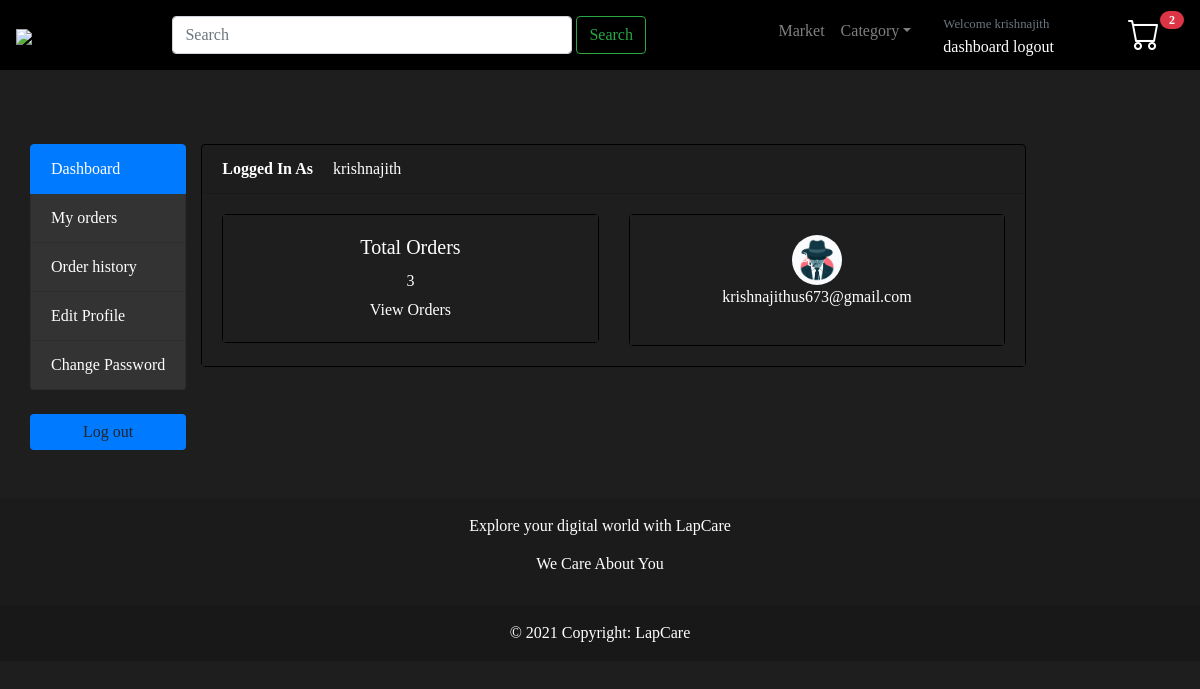
The page /register/dashboard/ (signed in) on the database its author committed.
### accounts/models.py (models this page shows, shortened)
class Account(AbstractBaseUser):
    first_name = models.CharField(max_length=50)
    last_name = models.CharField(max_length=50)
    username = models.CharField(max_length=50, unique=True)
    email = models.EmailField(max_length=100, unique=True)
    phone_number = models.CharField(max_length=50)
    date_joined = models.DateTimeField(auto_now_add=True)
    last_login = models.DateTimeField(auto_now_add=True)
    is_admin = models.BooleanField(default=False)
    is_staff = models.BooleanField(default=False)
    is_active = models.BooleanField(default=False)
    is_superadmin = models.BooleanField(default=False)
    is_user = models.BooleanField(default=False)
    USERNAME_FIELD = "email"
    REQUIRED_FIELDS = ["username", "first_name", "last_name"]
    objects = MyAccountManager()

class UserProfile(models.Model):
    user = models.OneToOneField(Account, on_delete=models.CASCADE)
    address_line_1 = models.CharField(blank=True, max_length=100)
    address_line_2 = models.CharField(blank=True, max_length=100)
    profile_picture = models.ImageField(blank=True, upload_to="userprofile", null=True)
    city = models.CharField(blank=True, max_length=20)
    state = models.CharField(blank=True, max_length=20)
    country = models.CharField(blank=True, max_length=20)

### accounts/views.py (the view)
# urls.py: path('dashboard/',views.dashboard,name='dashboard'),
@login_required(login_url="login")
def dashboard(request):
    userprofile = UserProfile.objects.get(user_id=request.user)
    orders = Order.objects.order_by("-created_at").filter(
        user_id=request.user.id, is_ordered=True
    )
    orders_count = orders.count()  # passing count to the dashboard
    context = {"orders_count": orders_count, "userprofile": userprofile}
    return render(request, "User/dashboard.html", context)

### cart/context_processors.py (called while the page is built)
def counter(request):
    cart_count=0
    if 'admin' in request.path:
        return{}
    else:
        try:
            cart=Cart.objects.filter(cart_id=_cart_id(request))
            if request.user.is_authenticated:#if user is authenticated
                cart_items=CartItem.objects.all().filter(user=request.user)
            else:
                cart_items=CartItem.objects.all().filter(cart=cart[:1])
            for cart_item in cart_items:
                   cart_count=cart_count+cart_item.quantity
        except Cart.DoesNotExist:
            cart_count=0
    return dict(cart_count=cart_count)

### cart/views.py (called while the page is built)
def _cart_id(request):
    cart = request.session.session_key
    if not cart:
        cart = request.session.create()
    return cart

### category/context_processors.py (called while the page is built)
def menu_links(request):
    links=category.objects.all()
    return dict(links=links)

### category/models.py (called while the page is built)
    def get_url(self):
          return reverse("market_by_category",args=[self.slug])

### templates/User/dashboard.html (shortened to what this page needs)
{% extends 'User/base.html' %}
{% load static %}
{% block content %}
<section class="section-conten padding-y bg  pt-4 mt-4" >
    <div class="container  mt-4 pt-4 pb-5" style="background:#1e1e1e;">
        <div class="row">
      {% include "User/includes/dashboard_sidebar.html"%}
	<main class="col-md-9">
		<article class="card">
		<header class="card-header">
			<strong class="d-inline-block mr-3">Logged In As</strong>
			<span>{{user.first_name}}</span>
		</header>
		<div class="card-body">
			<div class="row">
				<div class="col-md-6">
					<div class="card" style="text-align: center;">
						<div class="card-body">
							<h5 class="card-title">Total Orders</h5>
							<h4>{{orders_count}}</h4>
							<a href="#">View Orders</a>
						</div>
					</div>
				</div>
				<div class="col-md-6">
					<div class="card" style="text-align: center;">
						<div class="card-body">
							<img src="{{userprofile.profile_picture.url}}" alt="User Profile Picture" width="50" height="50" style="border-radius: 50%;">
							<p class="mb-0">{{user.email}}</p>
						</div>
					</div>
				</div>
			</div>
		</div>
		</article>
	</main>
</div>
</div>
    </section>
{% endblock %}

### templates/User/includes/header.html (shortened to what this page needs)
{% load static %}
<header>
  <nav id="nav-header-custom" class=" navbar fixed-top navbar-expand-lg navbar-dark bg-dark">
    <a class="navbar-brand" href="{% url 'home'%}"><img style="width:100%; height:auto; max-width:80px;"src="{% static 'assets/images/logo1.png'%}"></a>
    <div class="collapse navbar-collapse" id="navbarSupportedContent">
        <form class="form-inline mx-auto my-2" action="{% url 'search'%}" method="GET">
            <input id="form-style" class="form-control mr-sm-1 " type="search" placeholder="Search" aria-label="Search" name="keyword">
            <button class="btn btn-outline-success my-2 my-sm-0" type="submit">Search</button>
        </form>
        <ul class="navbar-nav">
          <li class="nav-item">
            <a class="nav-link" href="{% url 'market'%}">Market</a>
          </li>
          <li class="nav-item dropdown ">
            <a class="nav-link dropdown-toggle" href="http://example.com" id="dropdown01" data-toggle="dropdown" aria-haspopup="true" aria-expanded="false">Category</a>
          </li>
          {% if user.is_authenticated  %}
            <li class="nav-item active px-4">
              <div class="widget-header">
                <small class="title text-muted">Welcome {{user.username}}</small>
                <div>
                  <a href="{% url 'dashboard'%}">dashboard</a>
                  <a href="{% url 'logout' %}"> logout</a>
                </div>
              </div>
            </li>
          {% endif %}
        <li class="nav-item dropdown px-4 px-4" >
            <a style=" background: #000;"type="button" class="btn position-relative">
              <a href="{% url 'cart'%}"><span id="boot-icon" class="bi bi-cart" style="font-size:2rem; color: rgb(255, 255, 255);"></span></a>
              <span class="position-absolute top-0 start-100 translate-middle badge rounded-pill badge-danger">
                <span class="visually-hidden">{{cart_count}}</span>
              </span>
            </a>
        </li>
        </ul>
    </div>
</nav>
</header>

### templates/User/base.html (style rules this page uses)
a { color: white; }
#nav-header-custom { background: #000 !important; }
body { background: black; }
html, html { height: 100%; }
body { min-height: 100%; }
body { padding-top: 3rem; background-color:#1e1e1e; font-family: Arial, sans-serif; color:#fff; }
p,span,div { font-family: Georgia, serif !important; }
h2,h3,h4 { font-size: 1rem; }
@media (min-width: 996px) { #form-style { width: 25rem; } }
.card { background-color:#1e1e1e; border: solid 0.5px black; }
.card-body { background-color:#1e1e1e; }
.badge { padding-left: 9px; padding-right: 9px; -webkit-border-radius: 9px; -moz-border-radius: 9px; border-radius: 9px; }
* { box-sizing: border-box; }

### rows shown on the page
Account: username "krishnajith", first_name "krishnajith", email "krishnajithus673@gmail.com"
UserProfile: profile_picture (placeholder picture)

### other values the page prints
{{ cart_count }} "2"
{{ orders_count }} "3"
